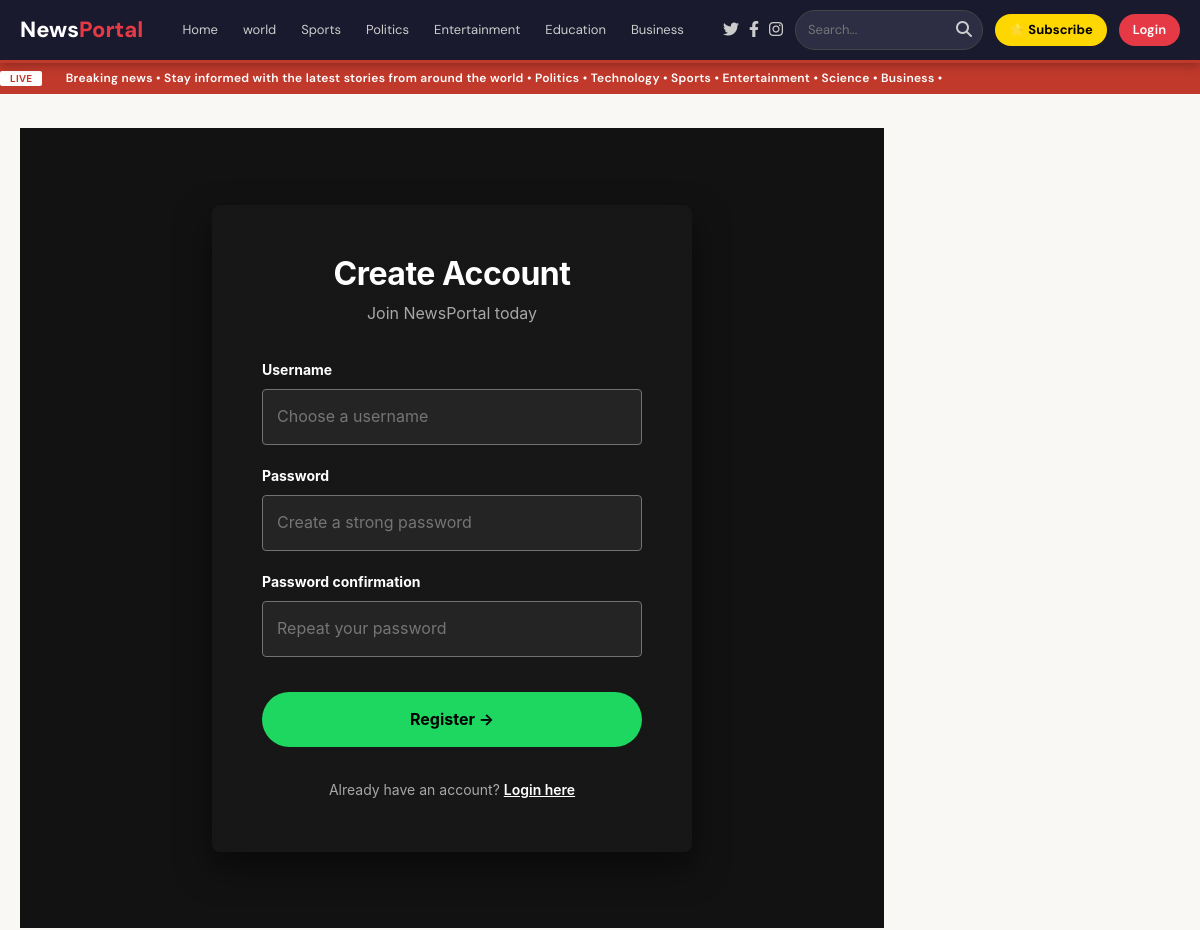
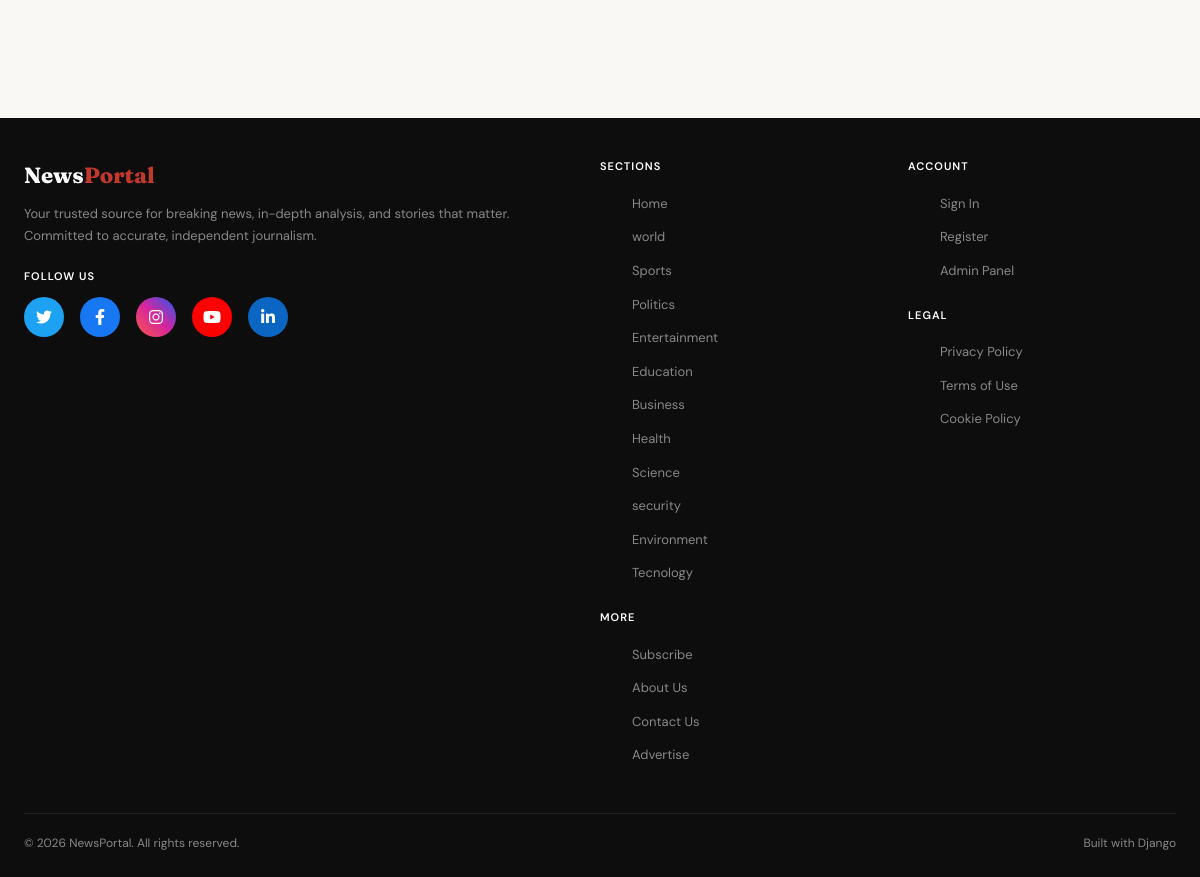
Screenshot of /register/ with the database file from the repository (2 pictures, top to bottom).
### news/models.py (models this page shows, shortened)
class Category(models.Model):
    name = models.CharField(max_length=100)
    slug = models.SlugField(unique=True)
    description = models.TextField(blank=True)
    class Meta:
        verbose_name_plural = 'Categories'

### news/views.py (the view)
# urls.py: path('register/', views.register_view, name='register'),  # ← register_view
def register_view(request):
    if request.user.is_authenticated:
        return redirect('home')
    if request.method == 'POST':
        form = UserCreationForm(request.POST)
        if form.is_valid():
            user = form.save()
            login(request, user)
            messages.success(request, 'Account created successfully!')
            return redirect('home')
        else:
            messages.error(request, 'Please fix the errors below.')
    else:
        form = UserCreationForm()
    return render(request, 'register.html', {
        'form': form,
        'categories': Category.objects.all()
    })

### news/context_processors.py (called while the page is built)
def common_data(request):
    return {
        'categories': Category.objects.all(),
    }

### templates/register.html (shortened to what this page needs)
{% extends 'base.html' %}
{% load static %}
{% block content %}
<div class="np-register-page">
  <div class="register-card">
    <div class="brand-header">
      <h1>Create Account</h1>
      <p class="subtitle">Join NewsPortal today</p>
    </div>
    <form method="POST" action="{% url 'register' %}" class="native-form">
      <div class="input-wrapper">
        <label for="id_username">Username</label>
        <input
          type="text"
          id="id_username"
          name="username"
          placeholder="Choose a username"
          required
        />
      </div>
      <div class="input-wrapper">
        <label for="id_password">Password</label>
        <input
          type="password"
          id="id_password"
          name="password"
          placeholder="Create a strong password"
          required
        />
      </div>
      <div class="input-wrapper">
        <label for="id_password_confirm">Password confirmation</label>
        <input
          type="password"
          id="id_password_confirm"
          name="password_confirm"
          placeholder="Repeat your password"
          required
        />
      </div>
      <button type="submit" class="btn-primary-submit">Register &rarr;</button>
    </form>
    <div class="form-footer">
      Already have an account? <a href="{% url 'login' %}">Login here</a>
    </div>
  </div>
</div>
{% endblock %}

### templates/base.html (shortened to what this page needs)
<!DOCTYPE html>
<html lang="en">
<head>
  <link rel="stylesheet" href="https://cdnjs.cloudflare.com/ajax/libs/font-awesome/6.4.0/css/all.min.css">
  <link href="https://cdn.jsdelivr.net/npm/bootstrap@5.3.0/dist/css/bootstrap.min.css" rel="stylesheet">
</head>
<body>
<nav style="background:#1a1a2e; padding:0; position:sticky; top:0; z-index:1000; box-shadow:0 2px 10px rgba(0,0,0,0.3);">
  <div style="max-width:1400px; margin:0 auto; display:flex; align-items:center; justify-content:space-between; padding:0 20px; height:60px;">
    <a href="{% url 'home' %}" style="color:white; text-decoration:none; font-size:22px; font-weight:800; flex-shrink:0;">
      News<span style="color:#e63946;">Portal</span>
    </a>
    <div class="desktop-nav-links" style="display:flex; gap:5px; align-items:center; flex-wrap:nowrap; overflow-x:auto; margin: 0 15px;">
      <a href="{% url 'home' %}" style="color:#ccc; text-decoration:none; padding:5px 10px; font-size:13px; white-space:nowrap;">
        Home
      </a>
      {% for cat in categories|slice:":6" %}
      <a href="{% url 'category_articles' cat.slug %}"
         style="color:#ccc; text-decoration:none; padding:5px 10px; font-size:13px; white-space:nowrap;">
        {{ cat.name }}
      </a>
      {% endfor %}
    </div>
    <div style="display:flex; align-items:center; gap:12px; flex-shrink:0;">
      <div class="desktop-nav-links" style="display:flex; align-items:center; gap:10px;">
        <a href="https://twitter.com/newportal" target="_blank" rel="noopener noreferrer" title="Follow on Twitter" style="color:#ccc; font-size:16px; transition: color 0.3s;">
          <i class="fab fa-twitter"></i>
        </a>
        <a href="https://facebook.com/newportal" target="_blank" rel="noopener noreferrer" title="Like on Facebook" style="color:#ccc; font-size:16px; transition: color 0.3s;">
          <i class="fab fa-facebook-f"></i>
        </a>
        <a href="https://instagram.com/newportal" target="_blank" rel="noopener noreferrer" title="Follow on Instagram" style="color:#ccc; font-size:16px; transition: color 0.3s;">
          <i class="fab fa-instagram"></i>
        </a>
      </div>
      <form method="GET" action="{% url 'search' %}" class="desktop-search" style="display:flex; align-items:center; margin:0;">
        <div style="display:flex; background:#2d2d44; border-radius:20px; overflow:hidden; border:1px solid #444;">
          <input type="text" name="query"
                 placeholder="Search..."
                 value="{{ request.GET.query|default:'' }}"
                 style="background:transparent; border:none; outline:none; color:white; padding:6px 12px; width:150px; font-size:13px;">
          <button type="submit"
                  style="background:none; border:none; color:#ccc; padding:6px 10px; cursor:pointer;">
            <i class="fa-solid fa-magnifying-glass"></i>
          </button>
        </div>
      </form>
      <a href="{% url 'subscription_plans' %}"
         style="background:#FFD700; color:#000; text-decoration:none; padding:6px 14px; border-radius:20px; font-size:13px; font-weight:700; white-space:nowrap;">
        ⭐ Subscribe
      </a>
      <div class="desktop-nav-links" style="display:flex; align-items:center; gap:8px;">
        {% if user.is_authenticated %}
          {% if user.is_staff %}
          <a href="{% url 'admin_dashboard' %}"
             style="color:#ccc; text-decoration:none; padding:6px 10px; font-size:13px; white-space:nowrap;">
            Dashboard
          </a>
          {% endif %}
          <a href="{% url 'logout' %}"
             style="background:#e63946; color:white; text-decoration:none; padding:6px 14px; border-radius:20px; font-size:13px; font-weight:600; white-space:nowrap;">
            Logout
          </a>
        {% else %}
          <a href="{% url 'login' %}"
             style="background:#e63946; color:white; text-decoration:none; padding:6px 14px; border-radius:20px; font-size:13px; font-weight:600; white-space:nowrap;">
            Login
          </a>
        {% endif %}
      </div>
    </div>
  </div>
</nav>
<div class="ticker">
  <div class="ticker-inner">
    <span class="ticker-label">LIVE</span>
    Breaking news &bull; Stay informed with the latest stories from around the world &bull; Politics &bull; Technology &bull; Sports &bull; Entertainment &bull; Science &bull; Business &bull;
  </div>
</div>
<main class="site-main">
  <div class="container-fluid p-0">
    <div class="row g-4">
      <div class="col-lg-9 col-12">
        {% block content %}{% endblock %}
      </div>
    </div>
  </div>
</main>
<footer>
  <div class="footer-inner">
    <div>
      <div class="footer-brand">News<span>Portal</span></div>
      <p class="footer-desc">Your trusted source for breaking news, in-depth analysis, and stories that matter. Committed to accurate, independent journalism.</p>
      <div style="margin-top: 20px;">
        <div class="footer-heading" style="margin-bottom: 12px;">Follow Us</div>
        <div style="display: flex; gap: 16px; align-items: center;">
          <a href="https://twitter.com/newportal" target="_blank" rel="noopener noreferrer"
             style="display: inline-flex; align-items: center; justify-content: center; width: 40px; height: 40px; background: #1DA1F2; color: white; border-radius: 50%; transition: all 0.3s; text-decoration: none;"
             title="Follow us on Twitter">
            <i class="fab fa-twitter"></i>
          </a>
          <a href="https://facebook.com/newportal" target="_blank" rel="noopener noreferrer"
             style="display: inline-flex; align-items: center; justify-content: center; width: 40px; height: 40px; background: #1877F2; color: white; border-radius: 50%; transition: all 0.3s; text-decoration: none;"
             title="Like us on Facebook">
            <i class="fab fa-facebook-f"></i>
          </a>
          <a href="https://instagram.com/newportal" target="_blank" rel="noopener noreferrer"
             style="display: inline-flex; align-items: center; justify-content: center; width: 40px; height: 40px; background: linear-gradient(45deg, #fd5949, #d6249f, #285AEB); color: white; border-radius: 50%; transition: all 0.3s; text-decoration: none;"
             title="Follow us on Instagram">
            <i class="fab fa-instagram"></i>
          </a>
          <a href="https://youtube.com/newportal" target="_blank" rel="noopener noreferrer"
             style="display: inline-flex; align-items: center; justify-content: center; width: 40px; height: 40px; background: #FF0000; color: white; border-radius: 50%; transition: all 0.3s; text-decoration: none;"
             title="Subscribe on YouTube">
            <i class="fab fa-youtube"></i>
          </a>
          <a href="https://linkedin.com/company/newportal" target="_blank" rel="noopener noreferrer"
             style="display: inline-flex; align-items: center; justify-content: center; width: 40px; height: 40px; background: #0A66C2; color: white; border-radius: 50%; transition: all 0.3s; text-decoration: none;"
             title="Connect on LinkedIn">
            <i class="fab fa-linkedin-in"></i>
          </a>
        </div>
      </div>
    </div>
    <div>
      <div class="footer-heading">Sections</div>
      <ul class="footer-links">
        <li><a href="{% url 'home' %}">Home</a></li>
        {% for cat in categories %}
          <li><a href="{% url 'category_articles' cat.slug %}">{{ cat.name }}</a></li>
        {% endfor %}
      </ul>
      <div class="footer-heading" style="margin-top: 24px;">More</div>
      <ul class="footer-links">
        <li><a href="{% url 'subscription_plans' %}">Subscribe</a></li>
        <li><a href="#about">About Us</a></li>
        <li><a href="#contact">Contact Us</a></li>
        <li><a href="#advertise">Advertise</a></li>
      </ul>
    </div>
    <div>
      <div class="footer-heading">Account</div>
      <ul class="footer-links">
        {% if user.is_authenticated %}
          <li><a href="{% url 'logout' %}">Logout</a></li>
          {% if user.is_staff %}<li><a href="{% url 'admin_dashboard' %}">Dashboard</a></li>{% endif %}
        {% else %}
          <li><a href="{% url 'login' %}">Sign In</a></li>
          <li><a href="{% url 'register' %}">Register</a></li>
        {% endif %}
        <li><a href="/admin/">Admin Panel</a></li>
      </ul>
      <div class="footer-heading" style="margin-top: 24px;">Legal</div>
      <ul class="footer-links">
        <li><a href="#privacy">Privacy Policy</a></li>
        <li><a href="#terms">Terms of Use</a></li>
        <li><a href="#cookies">Cookie Policy</a></li>
      </ul>
    </div>
  </div>
  <div class="footer-bottom">
    <span>&copy; 2026 NewsPortal. All rights reserved.</span>
    <span>Built with Django</span>
  </div>
</footer>

### templates/base.html (style rules this page uses)
*, *::before, *::after { box-sizing: border-box; margin: 0; padding: 0; }
:root { --ink: #0d0d0d; --paper: #faf8f4; --accent: #c0392b; --accent2: #e67e22; --muted: #8a8378; --border: #e2ddd6; --card-bg: #ffffff; --nav-bg: #0d0d0d; --serif: 'Fraunces', Georgia, serif; --sans: 'DM Sans', sans-serif; }
html { scroll-behavior: smooth; }
body { font-family: var(--sans); background: var(--paper); color: var(--ink); line-height: 1.6; min-height: 100vh; }
a { color: inherit; text-decoration: none; }
nav { background: var(--nav-bg); position: sticky; top: 0; z-index: 100; border-bottom: 3px solid var(--accent); }
.ticker { background: var(--accent); color: #fff; padding: 6px 0; font-size: 12px; font-weight: 600; letter-spacing: 0.3px; overflow: hidden; white-space: nowrap; }
.ticker-inner { display: inline-block; animation: ticker-scroll 30s linear infinite; }
.ticker-label { background: #fff; color: var(--accent); padding: 1px 10px; border-radius: 2px; margin-right: 20px; font-weight: 700; text-transform: uppercase; font-size: 10px; }
.site-main { max-width: 1400px; margin: 0 auto; padding: 24px 20px 60px; }
footer { background: var(--nav-bg); color: #888; padding: 40px 24px 24px; margin-top: 60px; }
.footer-inner { max-width: 1300px; margin: 0 auto; display: grid; grid-template-columns: 2fr 1fr 1fr; gap: 40px; }
.footer-brand { font-family: var(--serif); font-size: 22px; color: #fff; font-weight: 800; }
.footer-brand span { color: var(--accent); }
.footer-desc { margin-top: 10px; font-size: 13px; line-height: 1.7; }
.footer-heading { color: #fff; font-size: 11px; text-transform: uppercase; letter-spacing: 1px; font-weight: 600; margin-bottom: 14px; }
.footer-links { list-style: none; }
.footer-links li { margin-bottom: 8px; }
.footer-links a { font-size: 13px; color: #888; transition: color 0.2s; }
.footer-bottom { max-width: 1300px; margin: 30px auto 0; padding-top: 20px; border-top: 1px solid #222; font-size: 12px; display: flex; justify-content: space-between; }

### templates/register.html (style rules this page uses)
.np-register-page { background-color: #121212 !important; min-height: 100vh; display: flex; justify-content: center; align-items: center; font-family: -apple-system, BlinkMacSystemFont, 'Segoe UI', Roboto, Helvetica, Arial, sans-serif; padding: 20px; box-sizing: border-box; }
.register-card { background: #121212; background: linear-gradient(rgba(255,255,255,0.02), rgba(255,255,255,0.02)), #121212; width: 100%; max-width: 480px; padding: 50px 50px; border-radius: 8px; box-sizing: border-box; display: flex; flex-direction: column; box-shadow: 0 15px 35px rgba(0,0,0,0.5); }
.brand-header { text-align: center; margin-bottom: 32px; }
.register-card h1 { color: #ffffff; font-size: 32px; font-weight: 700; letter-spacing: -0.5px; margin: 0 0 8px 0; }
.register-card .subtitle { color: #a7a7a7; font-size: 16px; margin: 0; }
.native-form { width: 100%; }
.input-wrapper { display: flex; flex-direction: column; gap: 8px; margin-bottom: 20px; width: 100%; }
.input-wrapper label { color: #ffffff; font-size: 14px; font-weight: 700; }
.input-wrapper input { width: 100%; padding: 14px; background-color: #242424; border: 1px solid #727272; border-radius: 4px; color: #ffffff; font-size: 16px; box-sizing: border-box; transition: border-color 0.2s; }
.btn-primary-submit { width: 100%; padding: 15px; background-color: #1ed760; color: #000000; border: none; border-radius: 50px; font-size: 16px; font-weight: 700; cursor: pointer; transition: all 0.2s ease; margin-top: 15px; }
.form-footer { text-align: center; margin-top: 32px; font-size: 14px; color: #a7a7a7; }
.form-footer a { color: #ffffff; text-decoration: underline; font-weight: 600; }

### rows the page displays
Category: name "world"
Category: name "Sports"
Category: name "Politics"
Category: name "Entertainment"
Category: name "Education"
Category: name "Business"
Category: name "Health"
Category: name "Science"
Category: name "security"
Category: name "Environment"
Category: name "Tecnology"
